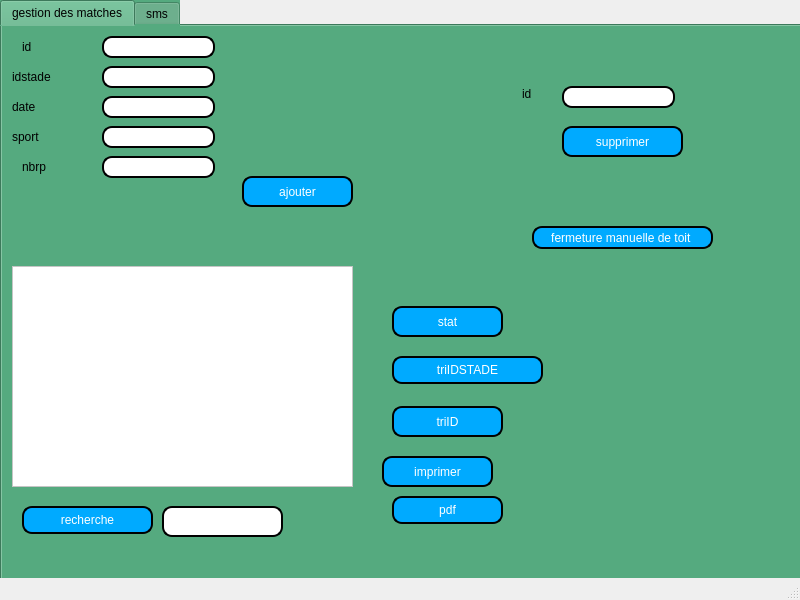
<?xml version="1.0" encoding="UTF-8"?>
<ui version="4.0">
 <class>WindowMatch</class>
 <widget class="QMainWindow" name="WindowMatch">
  <property name="geometry">
   <rect>
    <x>0</x>
    <y>0</y>
    <width>800</width>
    <height>600</height>
   </rect>
  </property>
  <property name="windowTitle">
   <string>MainWindow</string>
  </property>
  <widget class="QWidget" name="centralwidget">
   <widget class="QTabWidget" name="tabWidget">
    <property name="geometry">
     <rect>
      <x>0</x>
      <y>0</y>
      <width>1151</width>
      <height>611</height>
     </rect>
    </property>
    <property name="styleSheet">
     <string notr="true">background-color: rgb(85, 170, 127)</string>
    </property>
    <property name="currentIndex">
     <number>0</number>
    </property>
    <widget class="QWidget" name="tab">
     <attribute name="title">
      <string>gestion des matches</string>
     </attribute>
     <widget class="QLabel" name="label">
      <property name="geometry">
       <rect>
        <x>20</x>
        <y>10</y>
        <width>81</width>
        <height>21</height>
       </rect>
      </property>
      <property name="text">
       <string>id</string>
      </property>
     </widget>
     <widget class="QLabel" name="label_2">
      <property name="geometry">
       <rect>
        <x>10</x>
        <y>40</y>
        <width>91</width>
        <height>21</height>
       </rect>
      </property>
      <property name="styleSheet">
       <string notr="true"/>
      </property>
      <property name="text">
       <string>idstade</string>
      </property>
     </widget>
     <widget class="QLabel" name="label_3">
      <property name="geometry">
       <rect>
        <x>10</x>
        <y>70</y>
        <width>56</width>
        <height>21</height>
       </rect>
      </property>
      <property name="text">
       <string>date</string>
      </property>
     </widget>
     <widget class="QLabel" name="label_4">
      <property name="geometry">
       <rect>
        <x>10</x>
        <y>100</y>
        <width>56</width>
        <height>21</height>
       </rect>
      </property>
      <property name="text">
       <string>sport</string>
      </property>
     </widget>
     <widget class="QLabel" name="label_5">
      <property name="geometry">
       <rect>
        <x>20</x>
        <y>130</y>
        <width>56</width>
        <height>21</height>
       </rect>
      </property>
      <property name="text">
       <string>nbrp</string>
      </property>
     </widget>
     <widget class="QPushButton" name="ajouter">
      <property name="geometry">
       <rect>
        <x>240</x>
        <y>150</y>
        <width>111</width>
        <height>31</height>
       </rect>
      </property>
      <property name="styleSheet">
       <string notr="true">border: 2px solid black;



border-radius: 10px;



padding: 0 8px;



color: white;



background:rgb(0, 170, 255) ;



font: bold, &quot;Comic Sans MS&quot;;</string>
      </property>
      <property name="text">
       <string>ajouter</string>
      </property>
     </widget>
     <widget class="QLineEdit" name="lineEdit_id">
      <property name="geometry">
       <rect>
        <x>100</x>
        <y>10</y>
        <width>113</width>
        <height>22</height>
       </rect>
      </property>
      <property name="styleSheet">
       <string notr="true">border: 2px solid black;



border-radius: 10px;



padding: 0 8px;



background: white;



selection-background-color: gray;</string>
      </property>
     </widget>
     <widget class="QLineEdit" name="lineEdit_idstade">
      <property name="geometry">
       <rect>
        <x>100</x>
        <y>40</y>
        <width>113</width>
        <height>22</height>
       </rect>
      </property>
      <property name="styleSheet">
       <string notr="true">border: 2px solid black;



border-radius: 10px;



padding: 0 8px;



background: white;



selection-background-color: gray;</string>
      </property>
     </widget>
     <widget class="QLineEdit" name="lineEdit_date">
      <property name="geometry">
       <rect>
        <x>100</x>
        <y>70</y>
        <width>113</width>
        <height>22</height>
       </rect>
      </property>
      <property name="styleSheet">
       <string notr="true">border: 2px solid black;



border-radius: 10px;



padding: 0 8px;



background: white;



selection-background-color: gray;</string>
      </property>
     </widget>
     <widget class="QLineEdit" name="lineEdit_sport">
      <property name="geometry">
       <rect>
        <x>100</x>
        <y>100</y>
        <width>113</width>
        <height>22</height>
       </rect>
      </property>
      <property name="styleSheet">
       <string notr="true">border: 2px solid black;



border-radius: 10px;



padding: 0 8px;



background: white;



selection-background-color: gray;</string>
      </property>
     </widget>
     <widget class="QLineEdit" name="lineEdit_nbrp">
      <property name="geometry">
       <rect>
        <x>100</x>
        <y>130</y>
        <width>113</width>
        <height>22</height>
       </rect>
      </property>
      <property name="styleSheet">
       <string notr="true">border: 2px solid black;



border-radius: 10px;



padding: 0 8px;



background: white;



selection-background-color: gray;</string>
      </property>
     </widget>
     <widget class="QTableView" name="tableView">
      <property name="geometry">
       <rect>
        <x>10</x>
        <y>240</y>
        <width>341</width>
        <height>221</height>
       </rect>
      </property>
      <property name="styleSheet">
       <string notr="true">background-color: rgb(255, 255, 255);</string>
      </property>
     </widget>
     <widget class="QPushButton" name="pushButton_4">
      <property name="geometry">
       <rect>
        <x>390</x>
        <y>280</y>
        <width>111</width>
        <height>31</height>
       </rect>
      </property>
      <property name="styleSheet">
       <string notr="true">border: 2px solid black;



border-radius: 10px;



padding: 0 8px;



color: white;



background:rgb(0, 170, 255) ;



font: bold, &quot;Comic Sans MS&quot;;</string>
      </property>
      <property name="text">
       <string>stat</string>
      </property>
     </widget>
     <widget class="QPushButton" name="pdf">
      <property name="geometry">
       <rect>
        <x>390</x>
        <y>470</y>
        <width>111</width>
        <height>28</height>
       </rect>
      </property>
      <property name="styleSheet">
       <string notr="true">border: 2px solid black;



border-radius: 10px;



padding: 0 8px;



color: white;



background:rgb(0, 170, 255) ;



font: bold, &quot;Comic Sans MS&quot;;</string>
      </property>
      <property name="text">
       <string>pdf</string>
      </property>
     </widget>
     <widget class="QPushButton" name="triID">
      <property name="geometry">
       <rect>
        <x>390</x>
        <y>380</y>
        <width>111</width>
        <height>31</height>
       </rect>
      </property>
      <property name="styleSheet">
       <string notr="true">border: 2px solid black;



border-radius: 10px;



padding: 0 8px;



color: white;



background:rgb(0, 170, 255) ;



font: bold, &quot;Comic Sans MS&quot;;</string>
      </property>
      <property name="text">
       <string>triID</string>
      </property>
     </widget>
     <widget class="QPushButton" name="triIDSTADE">
      <property name="geometry">
       <rect>
        <x>390</x>
        <y>330</y>
        <width>151</width>
        <height>28</height>
       </rect>
      </property>
      <property name="styleSheet">
       <string notr="true">border: 2px solid black;



border-radius: 10px;



padding: 0 8px;



color: white;



background:rgb(0, 170, 255) ;



font: bold, &quot;Comic Sans MS&quot;;</string>
      </property>
      <property name="text">
       <string>triIDSTADE</string>
      </property>
     </widget>
     <widget class="QPushButton" name="recherche">
      <property name="geometry">
       <rect>
        <x>20</x>
        <y>480</y>
        <width>131</width>
        <height>28</height>
       </rect>
      </property>
      <property name="styleSheet">
       <string notr="true">border: 2px solid black;



border-radius: 10px;



padding: 0 8px;



color: white;



background:rgb(0, 170, 255) ;



font: bold, &quot;Comic Sans MS&quot;;</string>
      </property>
      <property name="text">
       <string>recherche</string>
      </property>
     </widget>
     <widget class="QLineEdit" name="lineEdit_rech">
      <property name="geometry">
       <rect>
        <x>160</x>
        <y>480</y>
        <width>121</width>
        <height>31</height>
       </rect>
      </property>
      <property name="styleSheet">
       <string notr="true">border: 2px solid black;



border-radius: 10px;



padding: 0 8px;



background: white;



selection-background-color: gray;</string>
      </property>
     </widget>
     <widget class="QPushButton" name="imprimer">
      <property name="geometry">
       <rect>
        <x>380</x>
        <y>430</y>
        <width>111</width>
        <height>31</height>
       </rect>
      </property>
      <property name="styleSheet">
       <string notr="true">border: 2px solid black;



border-radius: 10px;



padding: 0 8px;



color: white;



background:rgb(0, 170, 255) ;



font: bold, &quot;Comic Sans MS&quot;;</string>
      </property>
      <property name="text">
       <string>imprimer</string>
      </property>
     </widget>
     <widget class="QLabel" name="label_6">
      <property name="geometry">
       <rect>
        <x>520</x>
        <y>60</y>
        <width>56</width>
        <height>16</height>
       </rect>
      </property>
      <property name="text">
       <string>id</string>
      </property>
     </widget>
     <widget class="QLineEdit" name="lineEdit_ids">
      <property name="geometry">
       <rect>
        <x>560</x>
        <y>60</y>
        <width>113</width>
        <height>22</height>
       </rect>
      </property>
      <property name="styleSheet">
       <string notr="true">border: 2px solid black;



border-radius: 10px;



padding: 0 8px;



background: white;



selection-background-color: gray;</string>
      </property>
     </widget>
     <widget class="QPushButton" name="supprimer">
      <property name="geometry">
       <rect>
        <x>560</x>
        <y>100</y>
        <width>121</width>
        <height>31</height>
       </rect>
      </property>
      <property name="styleSheet">
       <string notr="true">background-color: rgb(255, 255, 255);border: 2px solid black;



border-radius: 10px;



padding: 0 8px;



color: white;



background:rgb(0, 170, 255) ;



font: bold, &quot;Comic Sans MS&quot;;</string>
      </property>
      <property name="text">
       <string>supprimer</string>
      </property>
     </widget>
     <widget class="QLabel" name="label_7">
      <property name="geometry">
       <rect>
        <x>840</x>
        <y>60</y>
        <width>56</width>
        <height>16</height>
       </rect>
      </property>
      <property name="text">
       <string>id</string>
      </property>
     </widget>
     <widget class="QLabel" name="label_9">
      <property name="geometry">
       <rect>
        <x>830</x>
        <y>120</y>
        <width>56</width>
        <height>21</height>
       </rect>
      </property>
      <property name="text">
       <string>date</string>
      </property>
     </widget>
     <widget class="QLabel" name="label_8">
      <property name="geometry">
       <rect>
        <x>830</x>
        <y>90</y>
        <width>81</width>
        <height>20</height>
       </rect>
      </property>
      <property name="text">
       <string>idstade</string>
      </property>
     </widget>
     <widget class="QLabel" name="label_10">
      <property name="geometry">
       <rect>
        <x>830</x>
        <y>150</y>
        <width>56</width>
        <height>21</height>
       </rect>
      </property>
      <property name="text">
       <string>sport</string>
      </property>
     </widget>
     <widget class="QLabel" name="label_11">
      <property name="geometry">
       <rect>
        <x>830</x>
        <y>180</y>
        <width>56</width>
        <height>21</height>
       </rect>
      </property>
      <property name="text">
       <string>nbrp</string>
      </property>
     </widget>
     <widget class="QLineEdit" name="lineEdit_nbrpm">
      <property name="geometry">
       <rect>
        <x>920</x>
        <y>190</y>
        <width>113</width>
        <height>22</height>
       </rect>
      </property>
      <property name="styleSheet">
       <string notr="true">border: 2px solid black;



border-radius: 10px;



padding: 0 8px;



background: white;



selection-background-color: gray;</string>
      </property>
     </widget>
     <widget class="QPushButton" name="modifier">
      <property name="geometry">
       <rect>
        <x>920</x>
        <y>260</y>
        <width>111</width>
        <height>31</height>
       </rect>
      </property>
      <property name="styleSheet">
       <string notr="true">border: 2px solid black;



border-radius: 10px;



padding: 0 8px;



color: white;



background:rgb(0, 170, 255) ;



font: bold, &quot;Comic Sans MS&quot;;</string>
      </property>
      <property name="text">
       <string>modifier</string>
      </property>
     </widget>
     <widget class="QLineEdit" name="lineEdit_datem">
      <property name="geometry">
       <rect>
        <x>920</x>
        <y>130</y>
        <width>113</width>
        <height>22</height>
       </rect>
      </property>
      <property name="styleSheet">
       <string notr="true">border: 2px solid black;



border-radius: 10px;



padding: 0 8px;



background: white;



selection-background-color: gray;</string>
      </property>
     </widget>
     <widget class="QLineEdit" name="lineEdit_idm">
      <property name="geometry">
       <rect>
        <x>920</x>
        <y>60</y>
        <width>113</width>
        <height>22</height>
       </rect>
      </property>
      <property name="styleSheet">
       <string notr="true">border: 2px solid black;



border-radius: 10px;



padding: 0 8px;



background: white;



selection-background-color: gray;</string>
      </property>
     </widget>
     <widget class="QLineEdit" name="lineEdit_sportm">
      <property name="geometry">
       <rect>
        <x>920</x>
        <y>160</y>
        <width>113</width>
        <height>22</height>
       </rect>
      </property>
      <property name="styleSheet">
       <string notr="true">border: 2px solid black;



border-radius: 10px;



padding: 0 8px;



background: white;



selection-background-color: gray;</string>
      </property>
     </widget>
     <widget class="QLineEdit" name="lineEdit_idstadem">
      <property name="geometry">
       <rect>
        <x>920</x>
        <y>90</y>
        <width>113</width>
        <height>22</height>
       </rect>
      </property>
      <property name="styleSheet">
       <string notr="true">border: 2px solid black;



border-radius: 10px;



padding: 0 8px;



background: white;



selection-background-color: gray;</string>
      </property>
     </widget>
     <widget class="QPushButton" name="pushButton">
      <property name="geometry">
       <rect>
        <x>530</x>
        <y>200</y>
        <width>181</width>
        <height>23</height>
       </rect>
      </property>
      <property name="styleSheet">
       <string notr="true">border: 2px solid black;



border-radius: 10px;



padding: 0 8px;



color: white;



background:rgb(0, 170, 255) ;



font: bold, &quot;Comic Sans MS&quot;;</string>
      </property>
      <property name="text">
       <string>fermeture manuelle de toit </string>
      </property>
     </widget>
    </widget>
    <widget class="QWidget" name="tab_3">
     <attribute name="title">
      <string>sms</string>
     </attribute>
     <widget class="QPushButton" name="sms">
      <property name="geometry">
       <rect>
        <x>140</x>
        <y>150</y>
        <width>93</width>
        <height>28</height>
       </rect>
      </property>
      <property name="styleSheet">
       <string notr="true">border: 2px solid black;



border-radius: 10px;



padding: 0 8px;



color: white;



background:rgb(0, 170, 255) ;



font: bold, &quot;Comic Sans MS&quot;;</string>
      </property>
      <property name="text">
       <string>sms</string>
      </property>
     </widget>
     <widget class="QLineEdit" name="lineEdit">
      <property name="geometry">
       <rect>
        <x>350</x>
        <y>160</y>
        <width>113</width>
        <height>22</height>
       </rect>
      </property>
      <property name="styleSheet">
       <string notr="true">border: 2px solid black;



border-radius: 10px;



padding: 0 8px;



background: white;



selection-background-color: gray;</string>
      </property>
     </widget>
     <widget class="QTextEdit" name="textEdit">
      <property name="geometry">
       <rect>
        <x>360</x>
        <y>190</y>
        <width>101</width>
        <height>91</height>
       </rect>
      </property>
     </widget>
    </widget>
   </widget>
  </widget>
  <widget class="QMenuBar" name="menubar">
   <property name="geometry">
    <rect>
     <x>0</x>
     <y>0</y>
     <width>800</width>
     <height>26</height>
    </rect>
   </property>
  </widget>
  <widget class="QStatusBar" name="statusbar"/>
 </widget>
 <resources/>
 <connections/>
</ui>
